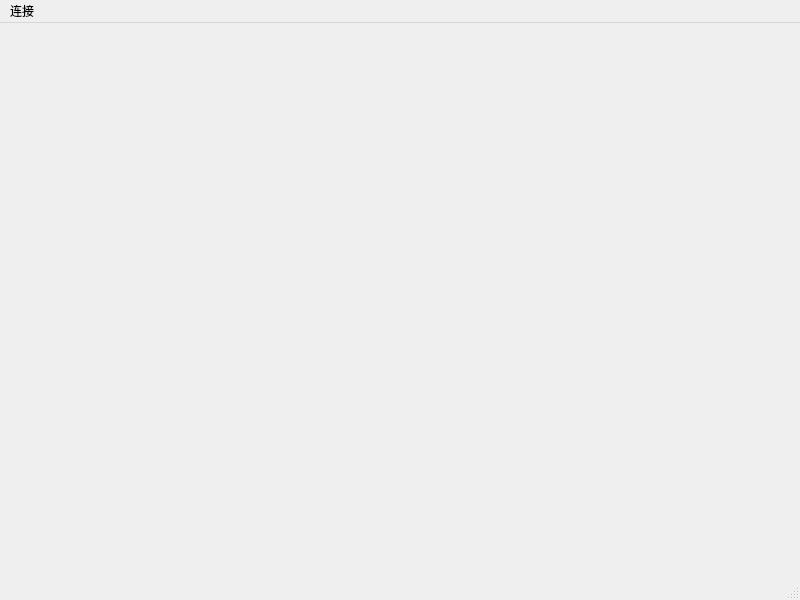
<?xml version="1.0" encoding="UTF-8"?>
<ui version="4.0">
 <class>MainWindow</class>
 <widget class="QMainWindow" name="MainWindow">
  <property name="geometry">
   <rect>
    <x>0</x>
    <y>0</y>
    <width>800</width>
    <height>600</height>
   </rect>
  </property>
  <property name="windowTitle">
   <string>MainWindow</string>
  </property>
  <widget class="QWidget" name="centralwidget"/>
  <widget class="QMenuBar" name="menubar">
   <property name="geometry">
    <rect>
     <x>0</x>
     <y>0</y>
     <width>800</width>
     <height>26</height>
    </rect>
   </property>
   <widget class="QMenu" name="menu">
    <property name="title">
     <string>连接</string>
    </property>
    <addaction name="actionstart"/>
   </widget>
   <addaction name="menu"/>
  </widget>
  <widget class="QStatusBar" name="statusbar"/>
  <action name="actionstart">
   <property name="text">
    <string>连接配置</string>
   </property>
  </action>
 </widget>
 <resources/>
 <connections/>
</ui>
